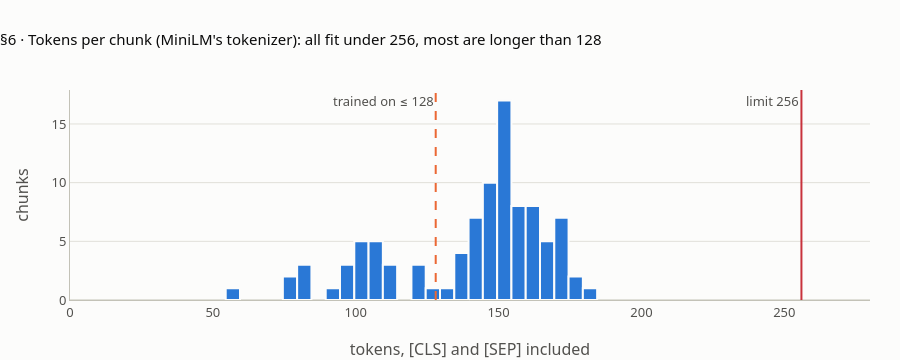

The notebook cell saved with this chart:
### Markdown cell above
## 6 · Text past the limit cannot help retrieval

**What this verifies** (lesson step 6). The two models' limits (S1), the token counts of the 97 chunks with MiniLM's own tokenizer (special tokens included), how many go past 256 and past the 128 tokens MiniLM was trained on, and how many L3 would cut (K7). The DAC passage itself is checked in section 1.

### Code cell
if MODELS_OK:
    check("§6 max_seq_length: L6, L3 (S1)", [m6.max_seq_length, m3.max_seq_length], [256, 128])
    ntok = [len(m6.tokenizer(t, add_special_tokens=True)["input_ids"]) for t in TEXT]
    ntok3 = [len(m3.tokenizer(t, add_special_tokens=True)["input_ids"]) for t in TEXT]
    check("§6 tokens per chunk: min, median, max (K7)", [min(ntok), int(np.median(ntok)), max(ntok)], [59, 149, 182])
    check("§6 chunks over 256, over 128 (trained length), cut by L3 (K7)",
          [sum(n > 256 for n in ntok), sum(n > 128 for n in ntok), sum(n > 128 for n in ntok3)], [0, 70, 70])
    check("§6 characters per chunk: min, median, max (K7)", [min(map(len, TEXT)), int(np.median(list(map(len, TEXT)))), max(map(len, TEXT))],
          [393, 935, 1000])
    fig = go.Figure(go.Histogram(x=ntok, nbinsx=25, marker=dict(color=BLUE, line=dict(width=2, color=SURFACE)),
                                 hovertemplate="%{x} tokens: %{y} chunks<extra></extra>"))
    fig.add_vline(x=128, line=dict(color=ORANGE, dash="dash"), annotation_text="trained on ≤ 128", annotation_position="top left")
    fig.add_vline(x=256, line=dict(color=RED), annotation_text="limit 256", annotation_position="top left")
    fig.update_layout(title="§6 · Tokens per chunk (MiniLM's tokenizer): all fit under 256, most are longer than 128",
                      height=360, xaxis=dict(title="tokens, [CLS] and [SEP] included", range=[0, 280]), yaxis=dict(title="chunks"), showlegend=False)
    fig.show()

### Figure 1 — Plotly figure (JSON) as saved in the notebook; plotly's stock layout.template omitted (floating-point values rounded to 4 significant figures)
{"data": [{"hovertemplate": "%{x} tokens: %{y} chunks<extra></extra>", "marker": {"color": "#2a78d6", "line": {"color": "#fcfcfb", "width": 2}}, "nbinsx": 25, "x": [174, 172, 160, 174, 167, 170, 167, 182, 123, 158, 174, 124, 162, 157, 105, 153, 154, 136, 141, 164, 99, 168, 153, 112, 165, 158, 133, 174, 147, 81, 153, 147, 100, 160, 148, 100, 150, 153, 104, 154, 153, 90, 163, 153, 84, 152, 145, 77, 146, 144, 107, 143, 149, 59, 158, 161, 154, 147, 162, 101, 159, 142, 105, 144, 157, 111, 177, 171, 121, 179, 165, 97, 137, 152, 99, 151, 145, 127, 156, 139, 78, 144, 145, 102, 140, 149, 109, 153, 152, 110, 151, 156, 83, 151, 161, 135, 109], "type": "histogram"}], "layout": {"shapes": [{"line": {"color": "#eb6834", "dash": "dash"}, "type": "line", "x0": 128, "x1": 128, "xref": "x", "y0": 0, "y1": 1, "yref": "y domain"}, {"line": {"color": "#c8323c"}, "type": "line", "x0": 256, "x1": 256, "xref": "x", "y0": 0, "y1": 1, "yref": "y domain"}], "annotations": [{"showarrow": false, "text": "trained on ≤ 128", "x": 128, "xanchor": "right", "xref": "x", "y": 1, "yanchor": "top", "yref": "y domain"}, {"showarrow": false, "text": "limit 256", "x": 256, "xanchor": "right", "xref": "x", "y": 1, "yanchor": "top", "yref": "y domain"}], "xaxis": {"title": {"text": "tokens, [CLS] and [SEP] included"}, "range": [0, 280]}, "title": {"text": "§6 · Tokens per chunk (MiniLM's tokenizer): all fit under 256, most are longer than 128"}, "height": 360, "yaxis": {"title": {"text": "chunks"}}, "showlegend": false}}
